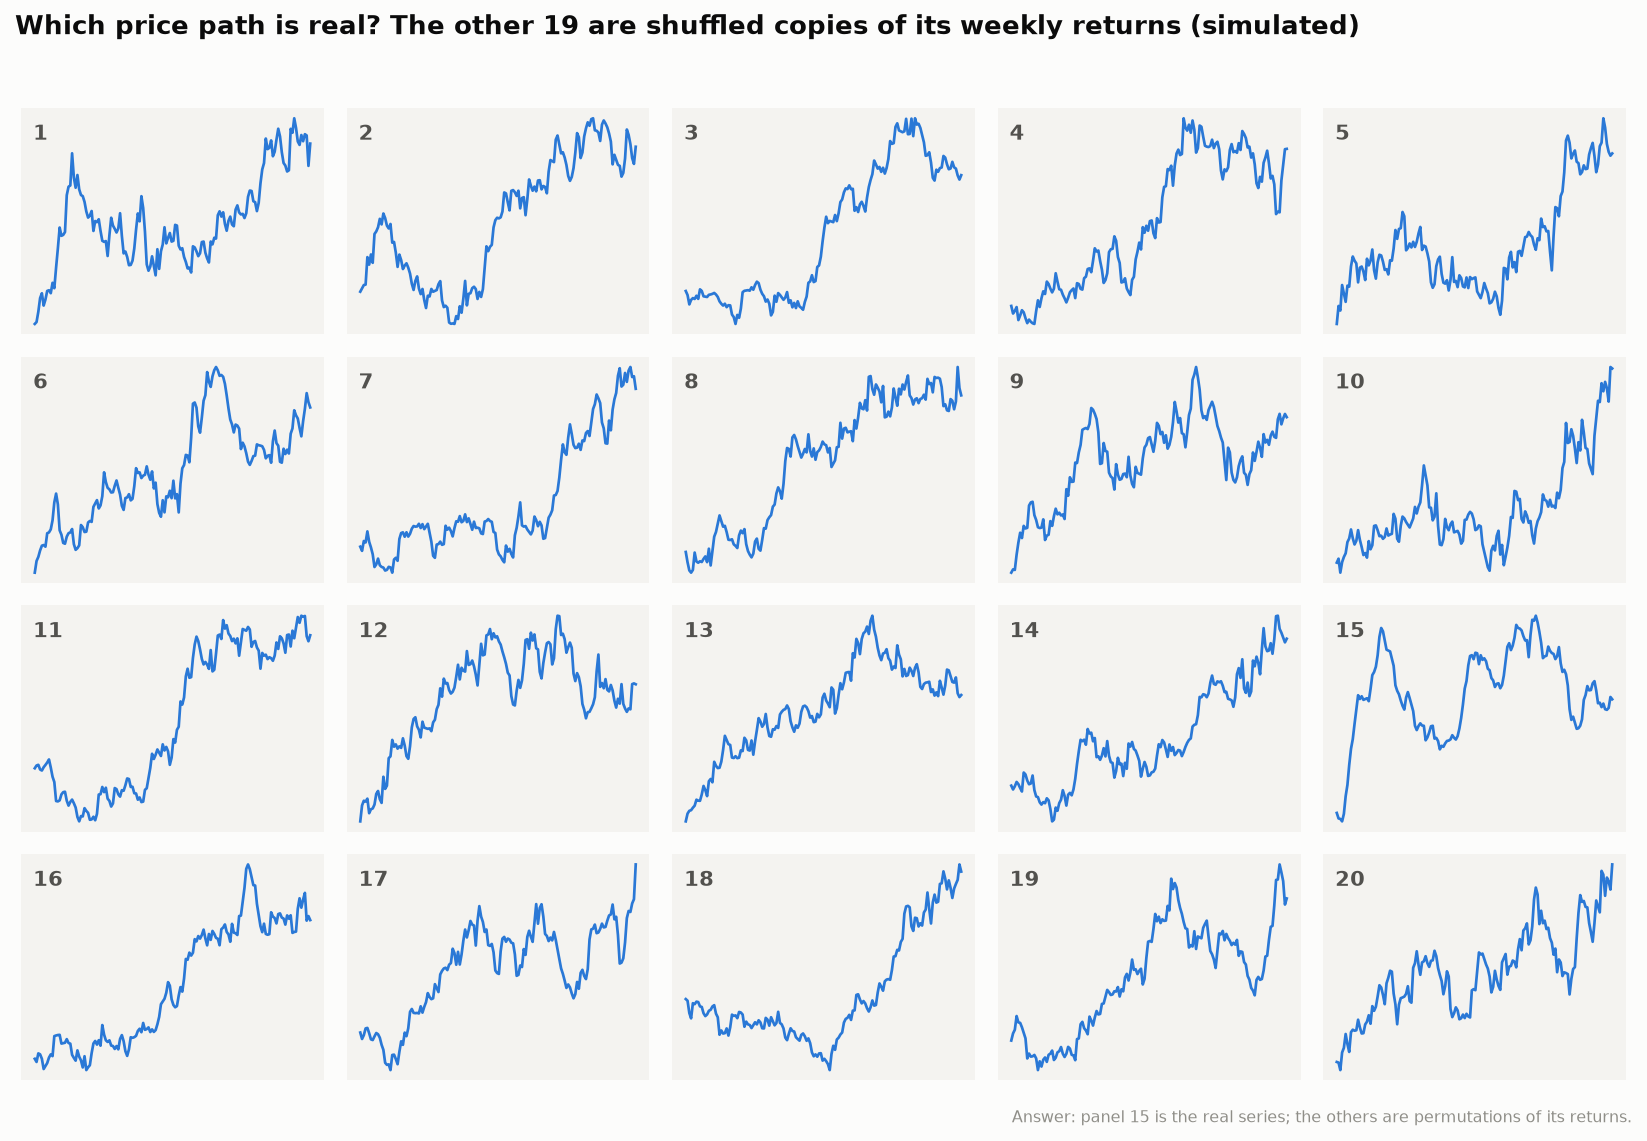

Reproduce this figure in Python.
"""
Lineup Protocol (visual inference)  -  family: Scientific

DESIGN PURPOSE
Hides the real chart among 19 "null" charts generated from data where the
pattern cannot exist, for example by shuffling the order of returns. If an
honest viewer can pick out the real chart, the pattern is unlikely to be
chance (p ≈ 1/20 = 0.05 for one viewer). The chart becomes a statistical test,
with human perception as the test statistic.

WHEN TO USE
  - Check whether a pattern you see (a trend, momentum, clustering, a spatial
    hot spot) is real or a trick of the eye
  - Test a pattern for which no convenient formal test exists
  - Teach analysts how easily randomness produces convincing-looking patterns

AVOID WHEN
  - A standard formal test answers the question directly and the audience
    trusts it
  - The viewer has already seen the real chart (they will recognise it, which
    invalidates the test)
  - Final presentation of a result (show the finding itself; keep the lineup
    in the appendix or the analysis)

ALTERNATIVES
  - Rorschach plots (all nulls, to calibrate your eye)
  - A permutation test reported as a number

REFERENCE
  - Buja, A., Cook, D., Hofmann, H., Lawrence, M., Lee, E.-K., Swayne, D. F. &
    Wickham, H. (2009). Statistical inference for exploratory data analysis
    and model diagnostics. Philosophical Transactions of the Royal Society A
    367, 4361–4383. https://doi.org/10.1098/rsta.2009.0120
  - Wickham, H., Cook, D., Hofmann, H. & Buja, A. (2010). Graphical inference
    for infovis. IEEE Transactions on Visualization and Computer Graphics
    16(6), 973–979. https://vita.had.co.nz/papers/inference-infovis.html

EXAMPLE
A simulated weekly price series with momentum (positive autocorrelation in
returns) placed at a random position among 19 series built by shuffling its
own weekly returns. The real-data variant does the same with Apple's weekly
returns, 2018–2019.

Run:  python lineup_protocol.py
      python lineup_protocol.py --real-data   (real dataset: plotly.express.data.stocks (AAPL weekly returns, 2018–2019))
"""
import sys
from pathlib import Path

import numpy as np
import pandas as pd
import matplotlib.pyplot as plt

# Library style: categorical colors in fixed order, recessive axes, hairline grid.
PALETTE = ["#2a78d6", "#eb6834", "#1baf7a", "#eda100",
           "#e87ba4", "#008300", "#6250d6", "#e34948"]
SEQ_CMAP = "Blues"      # sequential: one hue, light -> dark
DIV_CMAP = "RdBu_r"     # diverging: two opposite hues, neutral midpoint
GRAY = "#b8b7b1"        # de-emphasised marks
plt.rcParams.update({
    "figure.figsize": (8, 4.8), "figure.dpi": 110, "figure.facecolor": "#fcfcfb",
    "axes.facecolor": "#fcfcfb", "axes.edgecolor": "#c9c8c3", "axes.linewidth": 0.8,
    "axes.spines.top": False, "axes.spines.right": False,
    "axes.grid": True, "grid.color": "#e6e5e1", "grid.linewidth": 0.6, "axes.axisbelow": True,
    "axes.prop_cycle": plt.cycler(color=PALETTE),
    "axes.titlesize": 13, "axes.titleweight": "bold", "axes.titlelocation": "left",
    "axes.labelcolor": "#52514e", "xtick.color": "#52514e", "ytick.color": "#52514e",
    "text.color": "#0b0b0b", "font.size": 10, "lines.linewidth": 2,
    "legend.frameon": False,
})

# --- Example data ------------------------------------------------------------
rng = np.random.default_rng(2010)
n = 156  # three years of weekly returns
eps = rng.normal(0, 0.02, n)
real = np.empty(n)
real[0] = eps[0]
for t in range(1, n):  # momentum: this week's return carries over into the next
    real[t] = 0.6 * real[t - 1] + eps[t]
real += 0.001
answer = 15  # position of the real series (keep it secret from your viewers)


def lineup(real_returns, answer, n_panels=20, seed=0):
    """Price paths: the real one at `answer`, the rest from shuffled copies of its returns."""
    g = np.random.default_rng(seed)
    paths = [g.permutation(real_returns) for _ in range(n_panels)]
    paths[answer - 1] = real_returns
    return [100 * np.cumprod(1 + r) for r in paths]


panels = lineup(real, answer)
title = "Which price path is real? The other 19 are shuffled copies of its weekly returns (simulated)"
f"lag-1 autocorrelation of the real returns: {np.corrcoef(real[:-1], real[1:])[0, 1]:.2f}"

REAL_DATA = "--real-data" in sys.argv
if REAL_DATA:  # plotly.express.data.stocks (AAPL weekly returns, 2018–2019)
    import plotly.express as px

    real = px.data.stocks()["AAPL"].pct_change().dropna().to_numpy()
    answer = 7
    panels = lineup(real, answer)
    title = "Which is Apple's real weekly price path (2018–2019)? The other 19 are shuffled copies of its returns"
    f"lag-1 autocorrelation of AAPL weekly returns: {np.corrcoef(real[:-1], real[1:])[0, 1]:.2f}"

# --- Plot --------------------------------------------------------------------
fig, axes = plt.subplots(4, 5, figsize=(11, 7.6))
for k, (ax, path) in enumerate(zip(axes.flat, panels), start=1):
    ax.plot(path, color=PALETTE[0], linewidth=1.3)
    ax.set_xticks([])
    ax.set_yticks([])
    ax.grid(False)
    ax.set_facecolor("#f4f3f0")
    for s in ax.spines.values():
        s.set_visible(False)
    ax.text(0.04, 0.86, str(k), transform=ax.transAxes, fontsize=10, color="#52514e", fontweight="bold")
fig.suptitle(title, x=0.01, ha="left", fontweight="bold", fontsize=12.5)
fig.text(0.99, 0.008, f"Answer: panel {answer} is the real series; the others are permutations of its returns.",
         ha="right", fontsize=7.5, color="#8f8e88")
fig.tight_layout(rect=(0, 0.025, 1, 0.96))

# --- Save / show -------------------------------------------------------------
out = Path(__file__).with_name(Path(__file__).stem + ("_real" if REAL_DATA else "") + ".png")
fig.savefig(out, dpi=150, bbox_inches="tight")
print(f"saved {out}")
if "--no-show" not in sys.argv:
    plt.show()
